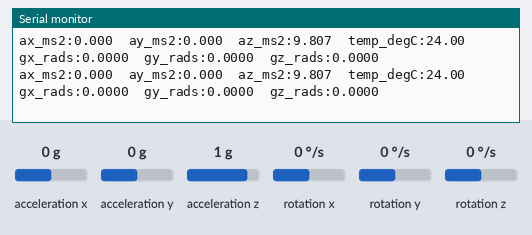
Bench run of a sketch on a simulated ESP32. Shown: the last lines printed to the serial monitor. Wiring (inferred from the names in the program): MPU-6050 motion sensor at I2C address 0x68. The inputs (shaded band) are chosen by the test bench; at power-on: acceleration x 0 g, acceleration y 0 g, acceleration z 1 g, rotation x 0 °/s, rotation y 0 °/s, rotation z 0 °/s.

Above: at 1.8 s.
1.9 s: acceleration x set to -1.4 g
At 1.95 s:
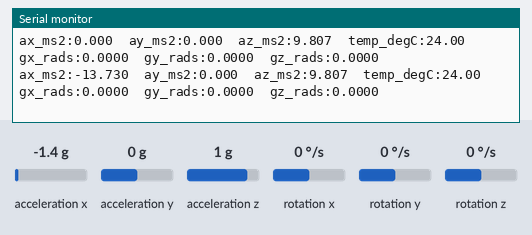
3.4 s: acceleration y set to -1.4 g
At 3.4 s:
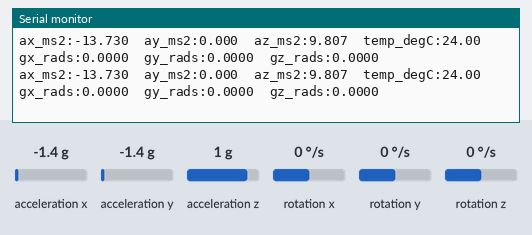
4.9 s: acceleration z set to -1.4 g
At 4.9 s:
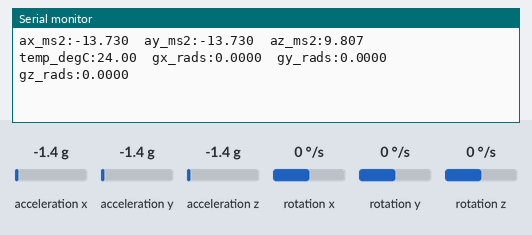
6.4 s: rotation x set to -192 °/s
At 6.4 s:
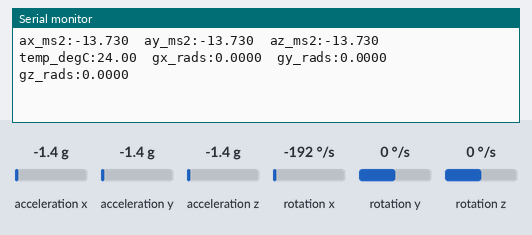
7.9 s: rotation y set to -192 °/s
At 7.91 s:
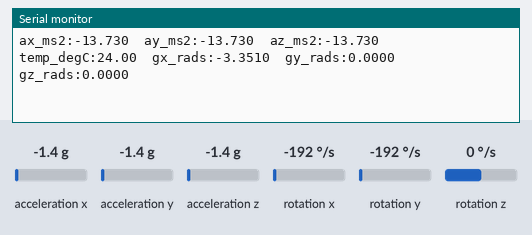

The sketch:

mpu6050_test.ino
```cpp
// MPU6050 unit test for ESP32 Dev Module / NodeMCU-32S.
//
// Wiring from project GPIO Mapping:
//   MPU6050 SDA -> GPIO21
//   MPU6050 SCL -> GPIO22
//   MPU6050 VCC -> 3.3V or 5V according to the module
//   MPU6050 GND -> GND
//
// This sketch uses only Wire and direct MPU6050 registers, so no external
// sensor library is required for the first hardware bring-up.

#include <Wire.h>

const uint8_t I2C_SDA_PIN = 21;
const uint8_t I2C_SCL_PIN = 22;

const uint8_t MPU6050_ADDR_LOW = 0x68;
const uint8_t MPU6050_ADDR_HIGH = 0x69;

const uint8_t REG_SMPLRT_DIV = 0x19;
const uint8_t REG_CONFIG = 0x1A;
const uint8_t REG_GYRO_CONFIG = 0x1B;
const uint8_t REG_ACCEL_CONFIG = 0x1C;
const uint8_t REG_ACCEL_XOUT_H = 0x3B;
const uint8_t REG_PWR_MGMT_1 = 0x6B;
const uint8_t REG_WHO_AM_I = 0x75;

const unsigned long SAMPLE_INTERVAL_MS = 50;
const float STANDARD_GRAVITY_MS2 = 9.80665;
const float DEGREES_TO_RADIANS = 0.01745329252;

uint8_t mpuAddress = 0;
unsigned long sampleCount = 0;
unsigned long lastSampleMs = 0;

bool i2cDevicePresent(uint8_t address) {
  Wire.beginTransmission(address);
  return Wire.endTransmission() == 0;
}

void scanI2CBus() {
  Serial.println();
  Serial.println("Scanning I2C bus...");

  uint8_t deviceCount = 0;
  for (uint8_t address = 1; address < 127; address++) {
    if (i2cDevicePresent(address)) {
      Serial.print("I2C device found at 0x");
      if (address < 16) {
        Serial.print("0");
      }
      Serial.println(address, HEX);
      deviceCount++;
    }
  }

  if (deviceCount == 0) {
    Serial.println("No I2C devices found");
  } else {
    Serial.print("I2C device count: ");
    Serial.println(deviceCount);
  }
  Serial.println();
}

bool writeRegister(uint8_t address, uint8_t reg, uint8_t value) {
  Wire.beginTransmission(address);
  Wire.write(reg);
  Wire.write(value);
  return Wire.endTransmission() == 0;
}

bool readRegisters(uint8_t address, uint8_t startReg, uint8_t *buffer, uint8_t length) {
  Wire.beginTransmission(address);
  Wire.write(startReg);
  if (Wire.endTransmission(false) != 0) {
    return false;
  }

  const uint8_t received = Wire.requestFrom(address, length);
  if (received != length) {
    return false;
  }

  for (uint8_t i = 0; i < length; i++) {
    buffer[i] = Wire.read();
  }

  return true;
}

bool readRegister(uint8_t address, uint8_t reg, uint8_t &value) {
  return readRegisters(address, reg, &value, 1);
}

int16_t combineInt16(uint8_t highByte, uint8_t lowByte) {
  return (int16_t)((highByte << 8) | lowByte);
}

uint8_t detectMpuAddress() {
  if (i2cDevicePresent(MPU6050_ADDR_LOW)) {
    return MPU6050_ADDR_LOW;
  }

  if (i2cDevicePresent(MPU6050_ADDR_HIGH)) {
    return MPU6050_ADDR_HIGH;
  }

  return 0;
}

bool initializeMpu6050() {
  mpuAddress = detectMpuAddress();
  if (mpuAddress == 0) {
    Serial.println("MPU6050 not found at 0x68 or 0x69");
    Serial.println("Check SDA/SCL wiring, power, GND, and AD0 pin.");
    return false;
  }

  Serial.print("MPU6050 found at 0x");
  Serial.println(mpuAddress, HEX);

  uint8_t whoAmI = 0;
  if (!readRegister(mpuAddress, REG_WHO_AM_I, whoAmI)) {
    Serial.println("Failed to read WHO_AM_I register");
    return false;
  }

  Serial.print("WHO_AM_I: 0x");
  if (whoAmI < 16) {
    Serial.print("0");
  }
  Serial.println(whoAmI, HEX);

  if ((whoAmI & 0x7E) != 0x68) {
    Serial.println("Warning: WHO_AM_I is not the usual MPU6050 value 0x68");
  }

  // Wake sensor, use X gyro PLL clock, set accel to +/-2g and gyro to +/-250 dps.
  if (!writeRegister(mpuAddress, REG_PWR_MGMT_1, 0x01)) {
    return false;
  }
  delay(100);

  writeRegister(mpuAddress, REG_SMPLRT_DIV, 0x07);
  writeRegister(mpuAddress, REG_CONFIG, 0x03);
  writeRegister(mpuAddress, REG_GYRO_CONFIG, 0x00);
  writeRegister(mpuAddress, REG_ACCEL_CONFIG, 0x00);

  Serial.println("MPU6050 initialized");
  Serial.println("Move/rotate the module and watch accel/gyro values change.");
  Serial.println();
  Serial.println("Serial Plotter format:");
  Serial.println("ax_ms2:value ay_ms2:value az_ms2:value temp_degC:value gx_rads:value gy_rads:value gz_rads:value");
  return true;
}

void printMpuSample() {
  uint8_t data[14];
  if (!readRegisters(mpuAddress, REG_ACCEL_XOUT_H, data, sizeof(data))) {
    Serial.println("Read failed");
    return;
  }

  const int16_t rawAx = combineInt16(data[0], data[1]);
  const int16_t rawAy = combineInt16(data[2], data[3]);
  const int16_t rawAz = combineInt16(data[4], data[5]);
  const int16_t rawTemp = combineInt16(data[6], data[7]);
  const int16_t rawGx = combineInt16(data[8], data[9]);
  const int16_t rawGy = combineInt16(data[10], data[11]);
  const int16_t rawGz = combineInt16(data[12], data[13]);

  const float axG = rawAx / 16384.0;
  const float ayG = rawAy / 16384.0;
  const float azG = rawAz / 16384.0;
  const float tempC = (rawTemp / 340.0) + 36.53;
  const float gxDps = rawGx / 131.0;
  const float gyDps = rawGy / 131.0;
  const float gzDps = rawGz / 131.0;
  const float axMs2 = axG * STANDARD_GRAVITY_MS2;
  const float ayMs2 = ayG * STANDARD_GRAVITY_MS2;
  const float azMs2 = azG * STANDARD_GRAVITY_MS2;
  const float gxRadS = gxDps * DEGREES_TO_RADIANS;
  const float gyRadS = gyDps * DEGREES_TO_RADIANS;
  const float gzRadS = gzDps * DEGREES_TO_RADIANS;

  sampleCount++;

  Serial.print("ax_ms2:");
  Serial.print(axMs2, 3);
  Serial.print("\t");
  Serial.print("ay_ms2:");
  Serial.print(ayMs2, 3);
  Serial.print("\t");
  Serial.print("az_ms2:");
  Serial.print(azMs2, 3);
  Serial.print("\t");
  Serial.print("temp_degC:");
  Serial.print(tempC, 2);
  Serial.print("\t");
  Serial.print("gx_rads:");
  Serial.print(gxRadS, 4);
  Serial.print("\t");
  Serial.print("gy_rads:");
  Serial.print(gyRadS, 4);
  Serial.print("\t");
  Serial.print("gz_rads:");
  Serial.println(gzRadS, 4);
}

void setup() {
  Serial.begin(115200);
  delay(500);

  Serial.println("MPU6050 unit test started");
  Serial.println("Board target: ESP32 Dev Module");
  Serial.println("I2C wiring: SDA GPIO21, SCL GPIO22");

  Wire.begin(I2C_SDA_PIN, I2C_SCL_PIN);
  Wire.setClock(400000);

  scanI2CBus();

  if (!initializeMpu6050()) {
    Serial.println("MPU6050 init failed. Retrying every 2 seconds...");
  }
}

void loop() {
  if (mpuAddress == 0) {
    delay(2000);
    scanI2CBus();
    initializeMpu6050();
    return;
  }

  const unsigned long now = millis();
  if ((now - lastSampleMs) >= SAMPLE_INTERVAL_MS) {
    lastSampleMs = now;
    printMpuSample();
  }
}
```

Measured:
- after the input at 1.9 s, the serial monitor: prints a new line at once (image 1)
